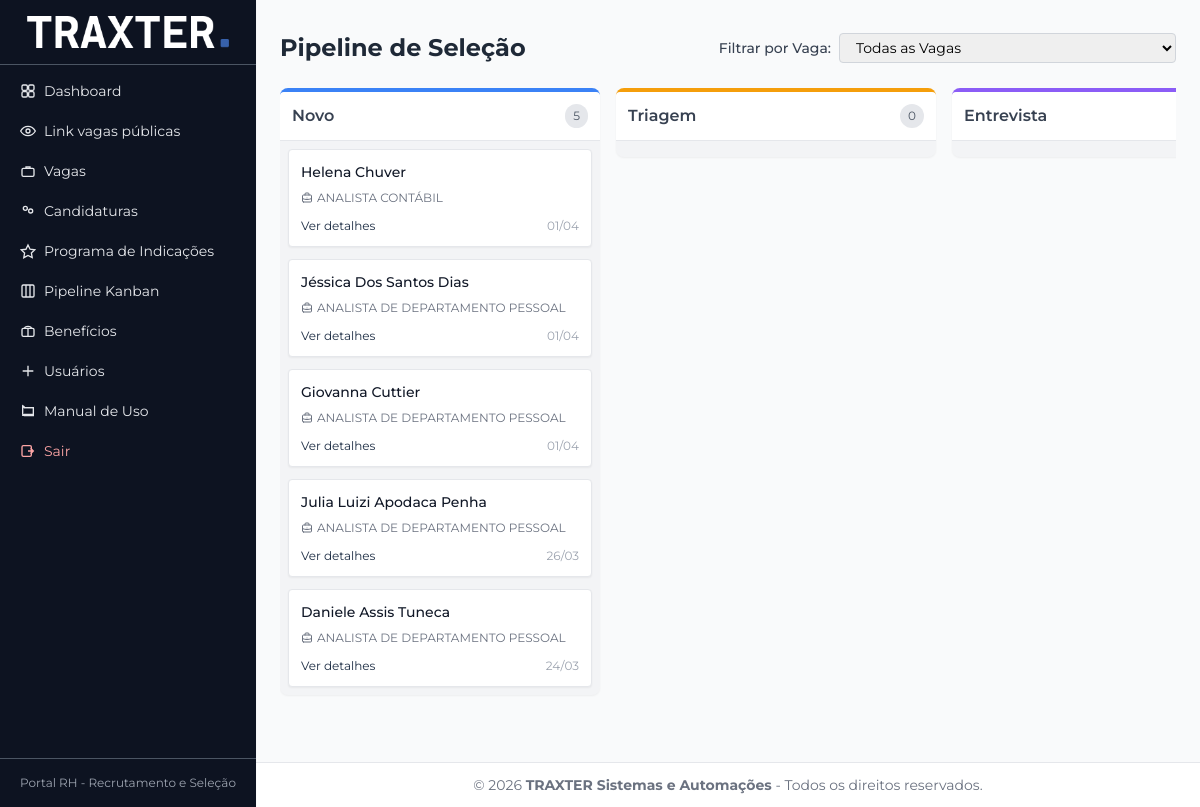
Screenshot of /admin/pipeline (signed in) with the database file from the repository.
### tables this page shows
CREATE TABLE `pipeline_stages` (
  `id` int(11) NOT NULL,
  `nome` varchar(50) NOT NULL,
  `ordem` int(11) NOT NULL DEFAULT '0',
  `cor` varchar(7) DEFAULT '#cccccc',
  `created_at` timestamp NULL DEFAULT CURRENT_TIMESTAMP
);

CREATE TABLE `candidaturas` (
  `id` int(11) NOT NULL,
  `vaga_id` int(11) NOT NULL,
  `nome` varchar(120) NOT NULL,
  `email` varchar(120) NOT NULL,
  `telefone` varchar(40) NOT NULL,
  `cpf` varchar(11) NOT NULL,
  `cargo_pretendido` varchar(120) NOT NULL,
  `experiencia` text NOT NULL,
  `pdf_path` varchar(255) NOT NULL,
  `status` varchar(30) NOT NULL DEFAULT 'novo',
  `created_at` timestamp NULL DEFAULT CURRENT_TIMESTAMP,
  `stage_id` int(11) DEFAULT NULL,
  `observacoes` text,
  `indicacao_colaborador` tinyint(1) NOT NULL DEFAULT '0',
  `indicacao_colaborador_nome` varchar(120) DEFAULT NULL,
  `indicacao_data_contratacao` datetime DEFAULT NULL,
  `indicacao_data_fim_experiencia` date DEFAULT NULL,
  `indicacao_pagamento_realizado` tinyint(1) NOT NULL DEFAULT '0',
  `indicacao_data_pagamento` date DEFAULT NULL,
  `indicacao_pagamento_registrado_em` datetime DEFAULT NULL,
  `indicacao_valor_comissao` decimal(10,2) DEFAULT NULL,
  `indicacao_metodo_pagamento` varchar(50) DEFAULT NULL,
  `indicacao_pagamento_status` varchar(20) NOT NULL DEFAULT 'pendente'
);

CREATE TABLE `vagas` (
  `id` int(11) NOT NULL,
  `titulo` varchar(150) NOT NULL,
  `descricao` text NOT NULL,
  `requisitos` text NOT NULL,
  `area` varchar(100) DEFAULT NULL,
  `local` varchar(100) DEFAULT NULL,
  `ativo` tinyint(1) NOT NULL DEFAULT '1',
  `created_at` timestamp NULL DEFAULT CURRENT_TIMESTAMP
);

### app/views/admin/pipeline/index.php (the view, shortened to what the rows shown need)
<div class="flex justify-between items-center mb-6">
    <h1 class="text-2xl font-bold text-gray-800">Pipeline de Seleção</h1>
</div>
<div class="flex overflow-x-auto pb-4 space-x-4 h-[calc(100vh-12rem)]">
    <?php foreach ($kanban as $stageId => $col): ?>
        <?php
        $borderColor = $col['stage']['cor'] ?? '#cccccc';
        ?>
        <div class="flex-shrink-0 w-80 bg-gray-100 rounded-lg shadow-sm flex flex-col h-full border-t-4" data-kanban-board-column="1" style="border-color: <?= $borderColor ?>">
            <div class="p-3 bg-white rounded-t border-b flex justify-between items-center sticky top-0 z-10">
                <h3 class="font-semibold text-gray-700"><?= htmlspecialchars($col['stage']['nome']) ?></h3>
                <span class="bg-gray-200 text-gray-600 text-xs px-2 py-1 rounded-full" data-kanban-count="1"><?= count($col['items']) ?></span>
            </div>
            <div class="p-2 flex-1 overflow-y-auto space-y-3 kanban-column" data-kanban-column="1" data-stage-id="<?= $stageId ?>">
                <?php foreach ($col['items'] as $c): ?>
                    <div class="bg-white p-3 rounded shadow-sm border border-gray-200 cursor-move hover:shadow-md transition-shadow group relative" data-kanban-card="1" draggable="true" id="cand-<?= $c['id'] ?>" data-cand-id="<?= $c['id'] ?>">
                        <div class="flex justify-between items-start mb-2">
                            <h4 class="font-medium text-gray-900 text-sm truncate w-full" title="<?= htmlspecialchars($c['nome']) ?>">
                                <?= htmlspecialchars($c['nome']) ?>
                            </h4>
                        </div>
                        <p class="text-xs text-gray-500 mb-1 flex items-center">
                            <?= htmlspecialchars($c['vaga_titulo'] ?? 'Vaga não encontrada') ?>
                        </p>
                        <div class="flex justify-between items-center mt-3">
                            <a href="<?= $base ?>/admin/candidaturas/<?= $c['id'] ?>" class="text-xs text-ctgreen hover:text-ctdark hover:underline">Ver detalhes</a>
                            <span class="text-xs text-gray-400"><?= date('d/m', strtotime($c['created_at'])) ?></span>
                        </div>
                    </div>
                <?php endforeach; ?>
            </div>
        </div>
    <?php endforeach; ?>
</div>

### rows the page displays
pipeline_stages: nome "Novo", count($col['items']) "5"
candidaturas: nome "Helena Chuver", vaga.titulo "ANALISTA CONTÁBIL", created_at "01/04"
candidaturas: nome "Jéssica Dos Santos Dias", vaga.titulo "ANALISTA DE DEPARTAMENTO PESSOAL", created_at "01/04"
candidaturas: nome "Giovanna Cuttier", vaga.titulo "ANALISTA DE DEPARTAMENTO PESSOAL", created_at "01/04"
candidaturas: nome "Julia Luizi Apodaca Penha", vaga.titulo "ANALISTA DE DEPARTAMENTO PESSOAL", created_at "26/03"
candidaturas: nome "Daniele Assis Tuneca", vaga.titulo "ANALISTA DE DEPARTAMENTO PESSOAL", created_at "24/03"
pipeline_stages: nome "Triagem", count($col['items']) "0"
pipeline_stages: nome "Entrevista"
